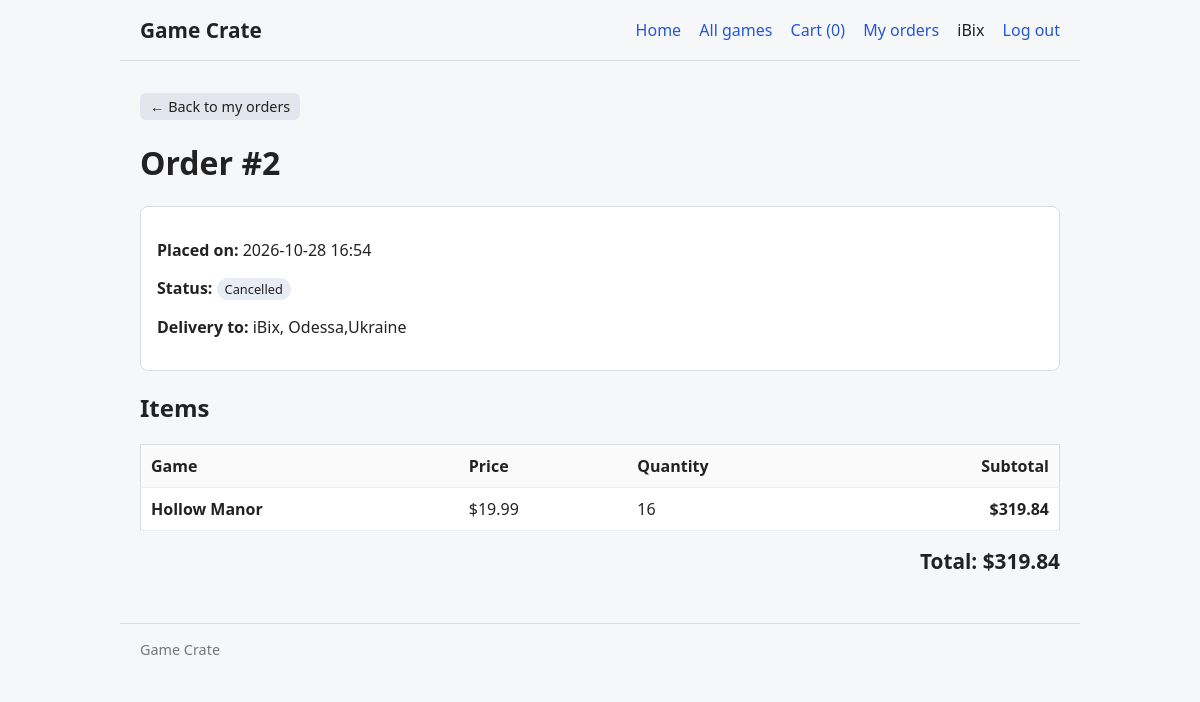
The app's page /orders/2 (signed in) with its own data.
### database.py (models this page shows)
class Base(DeclarativeBase):
    pass

class User(Base):
    __tablename__ = "users"
    id: Mapped[int] = mapped_column(primary_key=True)
    username: Mapped[str] = mapped_column(String(50), unique=True)
    email: Mapped[str] = mapped_column(String(120), unique=True)
    password_hash: Mapped[str] = mapped_column(String(255))

class Order(Base):
    __tablename__ = "orders"
    id: Mapped[int] = mapped_column(primary_key=True)
    user_id: Mapped[int] = mapped_column(ForeignKey("users.id"))
    full_name: Mapped[str] = mapped_column(String(100))
    address: Mapped[str] = mapped_column(String(255))
    total: Mapped[float] = mapped_column(Float, default=0.0)
    status: Mapped[str] = mapped_column(String(20), default="New")
    created_at: Mapped[datetime] = mapped_column(DateTime, default=lambda: datetime.now(timezone.utc))
    items: Mapped[list["OrderItem"]] = relationship(back_populates="order", cascade="all, delete-orphan")
    user: Mapped["User"] = relationship()

class OrderItem(Base):
    __tablename__ = "order_items"
    id: Mapped[int] = mapped_column(primary_key=True)
    order_id: Mapped[int] = mapped_column(ForeignKey("orders.id"))
    product_id: Mapped[int | None] = mapped_column(Integer, nullable=True)
    name: Mapped[str] = mapped_column(String(100))
    price: Mapped[float] = mapped_column(Float)
    quantity: Mapped[int] = mapped_column(Integer)
    order: Mapped["Order"] = relationship(back_populates="items")
    @property
    def subtotal(self):
        return round(self.price * self.quantity, 2)

### main.py (the view)
@app.route("/orders/<int:order_id>")
@login_required
def order_detail(order_id):
    order = db.get_order(order_id)
    if order is None or order.user_id != session["user_id"]:
        abort(404)
    return render_template("order.html", order=order)

### database.py (called while the page is built)
def get_user_by_id(user_id: int):
    with SessionLocal() as db:
        return db.get(User, user_id)

def get_order(order_id: int):
    with SessionLocal() as db:
        query = (select(Order).where(Order.id == order_id)
                 .options(selectinload(Order.items), selectinload(Order.user)))
        return db.scalars(query).first()

### main.py (called while the page is built)
@app.context_processor
def inject_globals():
    user_id = session.get("user_id")
    return {
        "current_user": db.get_user_by_id(user_id) if user_id else None,
        "cart_count": sum(get_cart().values()),
        "is_admin": bool(session.get("is_admin")),
    }

def get_cart():
    raw = session.get("cart", {})
    cart = {}
    for key, value in raw.items():
        try:
            cart[int(key)] = int(value)
        except (TypeError, ValueError):
            continue
    return cart

def login_required(view):
    @wraps(view)
    def wrapper(*args, **kwargs):
        if not session.get("user_id"):
            flash("Please log in to continue.", "error")
            return redirect(url_for("login"))
        return view(*args, **kwargs)
    return wrapper

### templates/order.html (shortened to what this page needs)
{% extends "base.html" %}
{% block content %}
<p><a class="btn small secondary" href="{{ url_for('orders') }}">&larr; Back to my orders</a></p>
<h1>Order #{{ order.id }}</h1>
<div class="card" style="margin-bottom: 20px;">
  <p><strong>Placed on:</strong> {{ order.created_at.strftime('%Y-%m-%d %H:%M') }}</p>
  <p><strong>Status:</strong> <span class="badge">{{ order.status }}</span></p>
  <p><strong>Delivery to:</strong> {{ order.full_name }}, {{ order.address }}</p>
</div>
<h2>Items</h2>
<table>
  <thead>
    <tr>
      <th>Game</th>
      <th>Price</th>
      <th>Quantity</th>
      <th class="right">Subtotal</th>
    </tr>
  </thead>
  <tbody>
    {% for item in order.items %}
    <tr>
      <td><strong>{{ item.name }}</strong></td>
      <td>${{ "%.2f"|format(item.price) }}</td>
      <td>{{ item.quantity }}</td>
      <td class="right"><strong>${{ "%.2f"|format(item.subtotal) }}</strong></td>
    </tr>
    {% endfor %}
  </tbody>
</table>
<div class="price" style="text-align: right; margin-top: 16px; font-size: 1.3rem;">
  Total: ${{ "%.2f"|format(order.total) }}
</div>
{% endblock %}

### templates/base.html (shortened to what this page needs)
<!DOCTYPE html>
<html lang="en">
<head>
</head>
<body>
  <header>
    <a class="logo" href="{{ url_for('home') }}">Game Crate</a>
    <nav>
      <a href="{{ url_for('home') }}">Home</a>
      <a href="{{ url_for('products') }}">All games</a>
      <a href="{{ url_for('cart') }}">Cart ({{ cart_count }})</a>
      {% if current_user %}
        <a href="{{ url_for('orders') }}">My orders</a>
        <span>{{ current_user.username }}</span>
        <a href="{{ url_for('logout') }}">Log out</a>
      {% else %}
        <a href="{{ url_for('login') }}">Log in</a>
        <a href="{{ url_for('register') }}">Register</a>
      {% endif %}
    </nav>
  </header>
  <main>
    {% block content %}{% endblock %}
  </main>
  <footer>Game Crate</footer>
</body>
</html>

### templates/base.html (style rules this page uses)
* { box-sizing: border-box; }
body { font-family: system-ui, sans-serif; margin: 0; color: #222; background: #f6f7f9; }
a { color: #2457d6; text-decoration: none; }
header, main, footer { max-width: 960px; margin: 0 auto; padding: 16px 20px; }
header { display: flex; justify-content: space-between; align-items: center; flex-wrap: wrap; gap: 12px; border-bottom: 1px solid #ddd; }
header .logo { font-size: 1.3rem; font-weight: 800; color: #222; }
nav a, nav span { margin-left: 14px; }
footer { color: #777; font-size: .9rem; border-top: 1px solid #ddd; margin-top: 32px; }
.card { background: #fff; border: 1px solid #ddd; border-radius: 8px; padding: 16px; }
.price { font-weight: 700; font-size: 1.1rem; }
.badge { display: inline-block; padding: 2px 8px; border-radius: 999px; background: #e8ecf5; font-size: .8rem; margin-right: 4px; }
button, .btn { display: inline-block; margin-top: 14px; padding: 8px 16px; border: 0; border-radius: 6px; background: #2457d6; color: #fff; font: inherit; cursor: pointer; text-decoration: none; }
button.secondary, .btn.secondary { background: #e3e6ec; color: #222; }
button.small, .btn.small { margin-top: 0; padding: 4px 10px; font-size: .9rem; }
table { width: 100%; border-collapse: collapse; background: #fff; border: 1px solid #ddd; border-radius: 8px; }
th, td { text-align: left; padding: 10px; border-bottom: 1px solid #eee; vertical-align: middle; }
th { background: #fafafa; }
.right { text-align: right; }

### records on screen
User: username "iBix"
Order: id "2", created_at "2026-10-28 16:54", status "Cancelled", full_name "iBix", address "Odessa,Ukraine", total "319.84"
OrderItem: name "Hollow Manor", price "19.99", quantity "16", subtotal "319.84"

### other values on screen
{{ cart_count }} "0"
